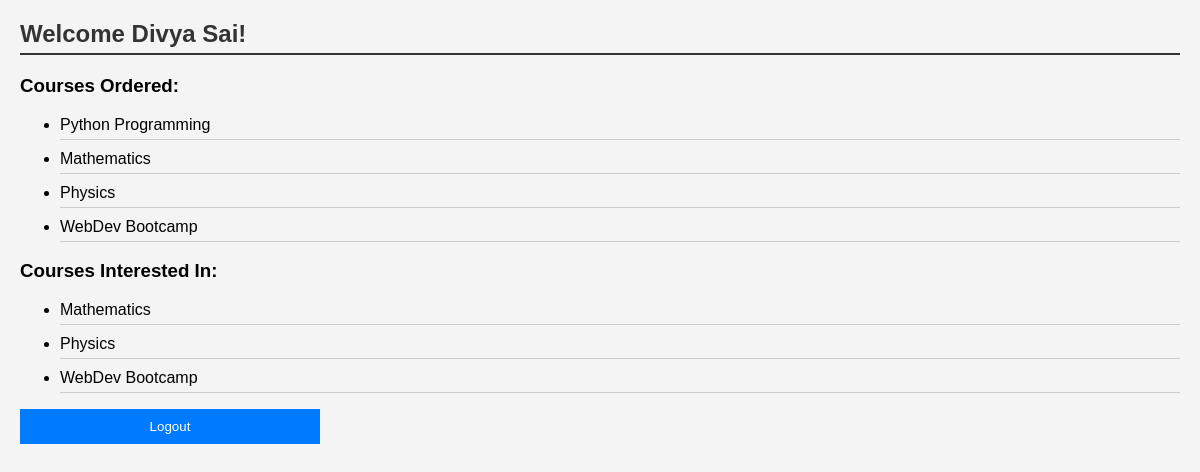
/myaccount/ (signed in), run on the app's committed database.
### myappF23/models.py (models this page shows, shortened)
class Course(models.Model):
    title = models.CharField(max_length=200)
    description = models.TextField()
    instructor = models.ForeignKey('Instructor', on_delete=models.CASCADE,
                                   related_name='courses_instructed')
    category = models.ForeignKey(Category, on_delete=models.CASCADE)
    students = models.ManyToManyField(Student, blank=True)
    interested = models.PositiveIntegerField(default=0)
    start_date = models.DateField()
    end_date = models.DateField()
    price = models.DecimalField(max_digits=10, decimal_places=2)
    COURSE_LEVEL_CHOICES = [
        ('BE', 'Beginner'),
        ('IN', 'Intermediate'),
        ('AD', 'Advanced'),
    ]
    level = models.CharField(max_length=2, choices=COURSE_LEVEL_CHOICES)
    levels = models.PositiveIntegerField(
        default=1,  # You can set the default value as needed
    )

### myappF23/views.py (the view)
# urls.py: path('myaccount/', views.myaccount, name='myaccount'),
@login_required
def myaccount(request):
    user = request.user
    test_cookie_value = request.COOKIES.get('test_cookie')
    if hasattr(user, 'student'):
        student = user.student
        courses_ordered = Course.objects.filter(order__student=student)
        courses_interested = Course.objects.filter(students=student)
        context = {
            'full_name': f"{student.user.first_name} {student.user.last_name}",
            'courses_ordered': courses_ordered,
            'courses_interested': courses_interested,
        }
        if test_cookie_value:
            response = render(request, 'myappF23/myaccount.html', context)
            response.delete_cookie('test_cookie')
            return response
        return render(request, 'myappF23/myaccount.html', context)
    else:
        return redirect('myappF23:custom_login')

### myappF23/templates/myappF23/myaccount.html (shortened to what this page needs)
{% load static %}
<!DOCTYPE html>
<html lang="en">
<head>
    <link rel="stylesheet" type="text/css" href="{% static 'myappF23/styles.css' %}" />
</head>
<body>
    {% if message %}
        <p>{{ message }}</p>
    {% else %}
        <h2>Welcome {{ full_name }}!</h2>
        <h3>Courses Ordered:</h3>
        <ul>
            {% for course in courses_ordered %}
                <li>{{ course.title }}</li>
            {% endfor %}
        </ul>
        <h3>Courses Interested In:</h3>
        <ul>
            {% for course in courses_interested %}
                <li>{{ course.title }}</li>
            {% endfor %}
        </ul>
        <form action="{% url 'myappF23:logout' %}" method="post">
            <button type="submit">Logout</button>
        </form>
    {% endif %}
</body>
</html>

### myappF23/static/myappF23/styles.css (style rules this page uses)
body { font-family: 'Arial', sans-serif; margin: 20px; background-color: #f4f4f4; }
h2 { color: #333; border-bottom: 2px solid #333; padding-bottom: 5px; }
li { margin-bottom: 10px; border-bottom: 1px solid #ccc; padding-bottom: 5px; }
form { width: 300px; }
button { width: 100%; padding: 10px; background-color: #007BFF; color: #fff; border: none; cursor: pointer; }

### data on the page
Course: title "Python Programming"
Course: title "Mathematics"
Course: title "Physics"
Course: title "WebDev Bootcamp"

### other printed values
{{ full_name }} "Divya Sai"
